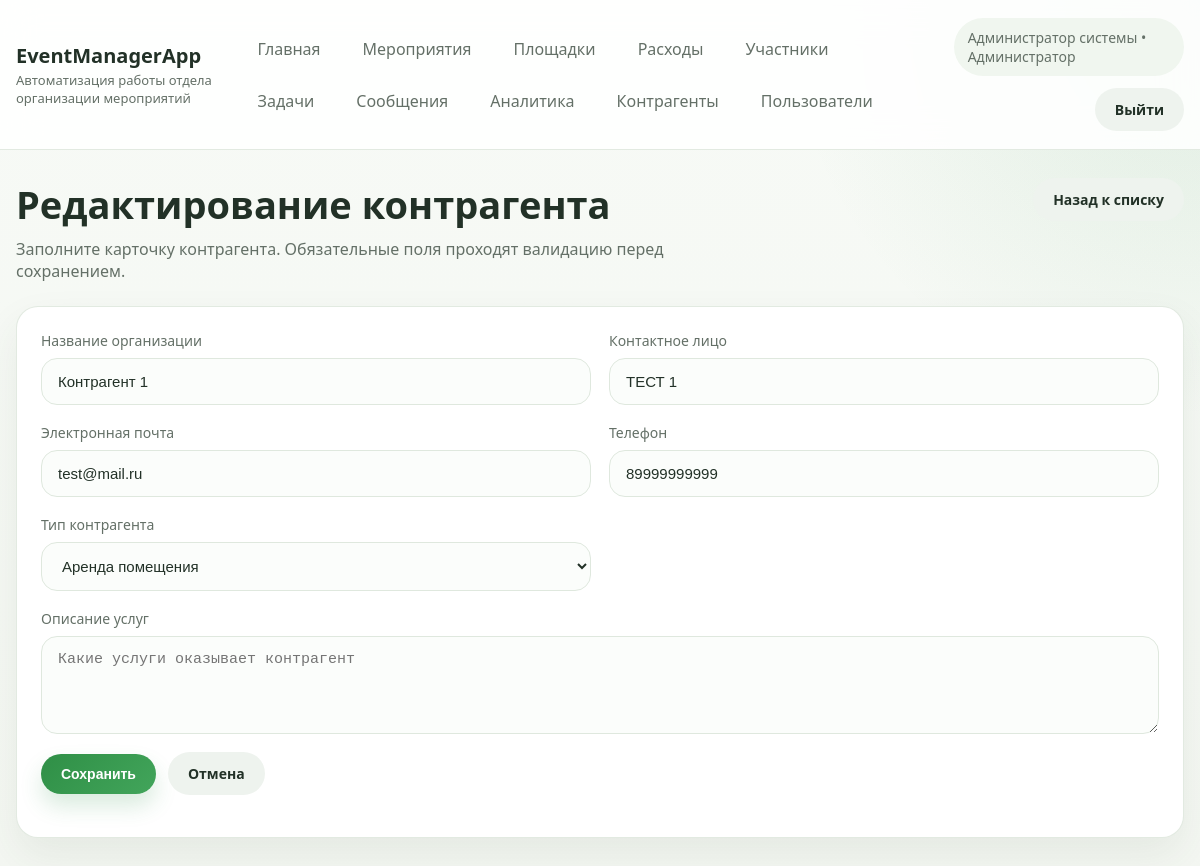
Page /contractors/24/edit/ (signed in) on the committed database.
### main/models.py (models this page shows, shortened)
class Employee(AbstractBaseUser, PermissionsMixin):
    ROLE_ADMIN = "admin"
    ROLE_MANAGER = "manager"
    ROLE_ASSISTANT = "assistant"
    ROLE_TEAMLEAD = "teamlead"
    ROLE_CHOICES = [
        (ROLE_ADMIN, "Администратор"),
        (ROLE_MANAGER, "Менеджер"),
        (ROLE_ASSISTANT, "Ассистент"),
        (ROLE_TEAMLEAD, "Руководитель"),
    ]
    e_id = models.BigAutoField(primary_key=True)
    login = models.CharField(max_length=50, unique=True, verbose_name="Логин")
    position = models.CharField(max_length=50, choices=ROLE_CHOICES, verbose_name="Роль")
    fullname = models.CharField(max_length=255, verbose_name="ФИО")
    email = models.EmailField(blank=True, null=True, verbose_name="Почта")
    phone = models.CharField(max_length=50, blank=True, null=True, verbose_name="Телефон")
    age = models.IntegerField(blank=True, null=True, verbose_name="Возраст")
    is_active = models.BooleanField(default=True)
    is_staff = models.BooleanField(default=False)
    objects = EmployeeManager()
    USERNAME_FIELD = "login"
    REQUIRED_FIELDS = []
    class Meta:
        db_table = "employee"
        ordering = ["fullname", "login"]
        permissions = [
            ("can_create_task", "Can create task"),
            ("can_generate_report", "Can generate report"),
        ]
    @property
    def role_label(self):
        if self.is_superuser and not self.position:
            return "Администратор"
        return dict(self.ROLE_CHOICES).get(self.position, self.position)
    @property
    def is_admin(self):
        return self.position == self.ROLE_ADMIN or self.is_superuser
    @property
    def can_manage_users(self):
        return self.is_admin

class Contractor(models.Model):
    TYPE_RENT_SPACE = "аренда помещения"
    TYPE_RENT_EQUIPMENT = "аренда оборудования"
    TYPE_SUPPLIES = "расходники"
    TYPE_CHOICES = [
        (TYPE_RENT_SPACE, "Аренда помещения"),
        (TYPE_RENT_EQUIPMENT, "Аренда оборудования"),
        (TYPE_SUPPLIES, "Расходники"),
    ]
    c_id = models.AutoField(primary_key=True)
    name = models.CharField(max_length=255, verbose_name="Название организации")
    fullname = models.CharField(max_length=255, verbose_name="Контактное лицо")
    email = models.EmailField(verbose_name="Электронная почта")
    phone = models.CharField(max_length=20, verbose_name="Телефон")
    type = models.CharField(max_length=50, choices=TYPE_CHOICES, verbose_name="Тип контрагента")
    description = models.TextField(blank=True, verbose_name="Описание услуг")
    class Meta:
        managed = False
        db_table = "contractor"
        ordering = ["name"]

### main/views.py (the view)
# urls.py: path("contractors/<int:pk>/edit/", views.edit_contractor, name="edit_contractor"),
@login_required
def edit_contractor(request, pk):
    contractor = get_object_or_404(Contractor, pk=pk)
    form = ContractorForm(request.POST or None, instance=contractor)
    if request.method == "POST" and form.is_valid():
        form.save()
        messages.success(request, "Данные контрагента обновлены.")
        return redirect("contractors")
    return render(request, "main/contractor_form.html", {"form": form, "title": "Редактирование контрагента"})

### main/forms.py
class ContractorForm(forms.ModelForm, StyledFormMixin):
    class Meta:
        model = Contractor
        fields = ["name", "fullname", "email", "phone", "type", "description"]
        widgets = {
            "name": forms.TextInput(attrs={"placeholder": "ООО Сфера"}),
            "fullname": forms.TextInput(attrs={"placeholder": "Иванов Иван Иванович"}),
            "email": forms.EmailInput(attrs={"placeholder": "partner@example.com"}),
            "phone": forms.TextInput(attrs={"placeholder": "+7 (999) 000-00-00"}),
            "description": forms.Textarea(attrs={"rows": 4, "placeholder": "Какие услуги оказывает контрагент"}),
        }
    def __init__(self, *args, **kwargs):
        super().__init__(*args, **kwargs)
        self.apply_base_styles()

### main/forms.py (called while the page is built)
    def apply_base_styles(self):
        for field in self.fields.values():
            widget = field.widget
            css_class = "form-control"
            if isinstance(widget, forms.Select):
                css_class = "form-select"
            if isinstance(widget, forms.CheckboxSelectMultiple):
                css_class = "checkbox-list"
            if isinstance(widget, forms.CheckboxInput):
                css_class = "form-check-input"
            existing = widget.attrs.get("class", "")
            widget.attrs["class"] = f"{existing} {css_class}".strip()

### main/templates/main/contractor_form.html (shortened to what this page needs)
{% extends 'main/website_headers.html' %}
{% block content %}
    <section class="page-head">
        <div>
            <h1 class="page-title">{{ title }}</h1>
            <p class="page-subtitle">Заполните карточку контрагента. Обязательные поля проходят валидацию перед сохранением.</p>
        </div>
        <a href="{% url 'contractors' %}" class="btn btn-secondary">Назад к списку</a>
    </section>
    <section class="form-card panel">
        <form method="post" class="field-grid">
            {% for field in form %}
                <div class="field {% if field.name == 'description' %}full{% endif %}">
                    <label for="{{ field.id_for_label }}">{{ field.label }}</label>
                    {{ field }}
                </div>
            {% endfor %}
            <div class="toolbar" style="grid-column:1 / -1;">
                <button type="submit" class="btn btn-primary">Сохранить</button>
                <a href="{% url 'contractors' %}" class="btn btn-secondary">Отмена</a>
            </div>
        </form>
    </section>
{% endblock %}

### main/templates/main/website_headers.html (shortened to what this page needs)
{% load static %}
<!DOCTYPE html>
<html lang="ru">
<head>
    <link rel="stylesheet" href="{% static 'main/css/app.css' %}">
</head>
<body>
<div class="site-shell">
    <header class="topbar">
        <div class="topbar-inner">
            <div class="brand">
                <a href="{% url 'main_page' %}" class="brand-title">EventManagerApp</a>
                <div class="brand-subtitle">Автоматизация работы отдела организации мероприятий</div>
            </div>
            {% if request.user.is_authenticated %}
                <nav class="nav-links">
                    <a class="nav-link" href="{% url 'main_page' %}">Главная</a>
                    <a class="nav-link" href="{% url 'events' %}">Мероприятия</a>
                    <a class="nav-link" href="{% url 'places' %}">Площадки</a>
                    <a class="nav-link" href="{% url 'expenses' %}">Расходы</a>
                    <a class="nav-link" href="{% url 'participants' %}">Участники</a>
                    <a class="nav-link" href="{% url 'tasks' %}">Задачи</a>
                    <a class="nav-link" href="{% url 'messages' %}">Сообщения</a>
                    <a class="nav-link" href="{% url 'analytics' %}">Аналитика</a>
                    <a class="nav-link" href="{% url 'contractors' %}">Контрагенты</a>
                    {% if request.user.can_manage_users %}
                        <a class="nav-link" href="{% url 'employees' %}">Пользователи</a>
                    {% endif %}
                </nav>
                <div class="user-panel">
                    <div class="user-chip">{{ request.user.fullname|default:request.user.login }} • {{ request.user.role_label }}</div>
                    <a href="{% url 'logout' %}" class="btn btn-secondary">Выйти</a>
                </div>
            {% endif %}
        </div>
    </header>
    <main class="page-wrap">
        {% block content %}{% endblock %}
    </main>
</div>
</body>
</html>

### main/static/main/css/app.css (style rules this page uses)
:root { --bg: #f4f7f2; --surface: #ffffff; --surface-muted: #f9fbf9; --border: #dfe8de; --text: #223127; --text-muted: #647067; --primary: #2f8f46; --primary-dark: #236a34; --danger: #cc4b4b; --warning: #d89a1d; --shadow: 0 18px 40px rgba(47, 72, 54, 0.08); --radius: 22px; }
* { box-sizing: border-box; }
body { margin: 0; font-family: "Segoe UI", Tahoma, sans-serif; background: radial-gradient(circle at top right, rgba(47, 143, 70, 0.12), transparent 28%), linear-gradient(180deg, #f7faf6 0%, var(--bg) 100%); color: var(--text); }
a { color: inherit; text-decoration: none; }
.site-shell { min-height: 100vh; }
.topbar { position: sticky; top: 0; z-index: 10; background: rgba(255, 255, 255, 0.88); backdrop-filter: blur(18px); border-bottom: 1px solid rgba(223, 232, 222, 0.9); }
.topbar-inner, .page-wrap { width: min(1200px, calc(100% - 32px)); margin: 0 auto; }
.topbar-inner { display: flex; justify-content: space-between; align-items: center; gap: 20px; padding: 18px 0; }
.brand { display: flex; flex-direction: column; gap: 2px; }
.brand-title { font-size: 20px; font-weight: 700; }
.brand-subtitle { font-size: 13px; color: var(--text-muted); }
.nav-links { display: flex; flex-wrap: wrap; gap: 10px; align-items: center; }
.nav-link { padding: 10px 16px; border-radius: 999px; color: var(--text-muted); transition: 0.2s ease; }
.user-panel { display: flex; align-items: center; gap: 12px; flex-wrap: wrap; justify-content: flex-end; }
.user-chip { padding: 10px 14px; border-radius: 999px; background: #f0f6ef; color: var(--text-muted); font-size: 14px; }
.page-wrap { padding: 28px 0 48px; }
.page-head { display: flex; justify-content: space-between; align-items: flex-start; gap: 16px; margin-bottom: 24px; }
.page-title { margin: 0; font-size: clamp(28px, 4vw, 38px); }
.page-subtitle { margin: 8px 0 0; color: var(--text-muted); max-width: 760px; }
.card, .table-card, .form-card, .stats-card { background: var(--surface); border: 1px solid rgba(223, 232, 222, 0.9); border-radius: var(--radius); box-shadow: var(--shadow); }
.panel { padding: 24px; }
.toolbar, .filters { display: flex; flex-wrap: wrap; gap: 12px; align-items: center; margin-bottom: 18px; }
.form-control, .form-select, textarea { width: 100%; border: 1px solid var(--border); border-radius: 16px; background: #fbfdfb; padding: 14px 16px; font-size: 15px; color: var(--text); outline: none; transition: border-color 0.2s ease, box-shadow 0.2s ease; }
.field-grid { display: grid; grid-template-columns: repeat(2, minmax(0, 1fr)); gap: 18px; }
.field { display: flex; flex-direction: column; gap: 8px; }
.field.full { grid-column: 1 / -1; }
.field label { font-size: 14px; color: var(--text-muted); }
.btn { display: inline-flex; align-items: center; justify-content: center; gap: 8px; border: none; border-radius: 999px; padding: 12px 20px; font-size: 14px; font-weight: 600; cursor: pointer; transition: transform 0.2s ease, box-shadow 0.2s ease, background 0.2s ease; }
.btn-primary { color: #fff; background: linear-gradient(135deg, var(--primary), #42a55b); box-shadow: 0 12px 22px rgba(47, 143, 70, 0.18); }
.btn-secondary { background: #eef3ee; color: var(--text); }

### rows in the picture
Employee: user.fullname "Администратор системы", user.role_label "Администратор"
Contractor: form "Контрагент 1" "ТЕСТ 1" "test@mail.ru" "89999999999" "Аренда помещения"

### other values in the picture
{{ title }} "Редактирование контрагента"
{{ field.label }} "Название организации" "Контактное лицо" "Электронная почта" "Телефон" "Тип контрагента" "Описание услуг"
